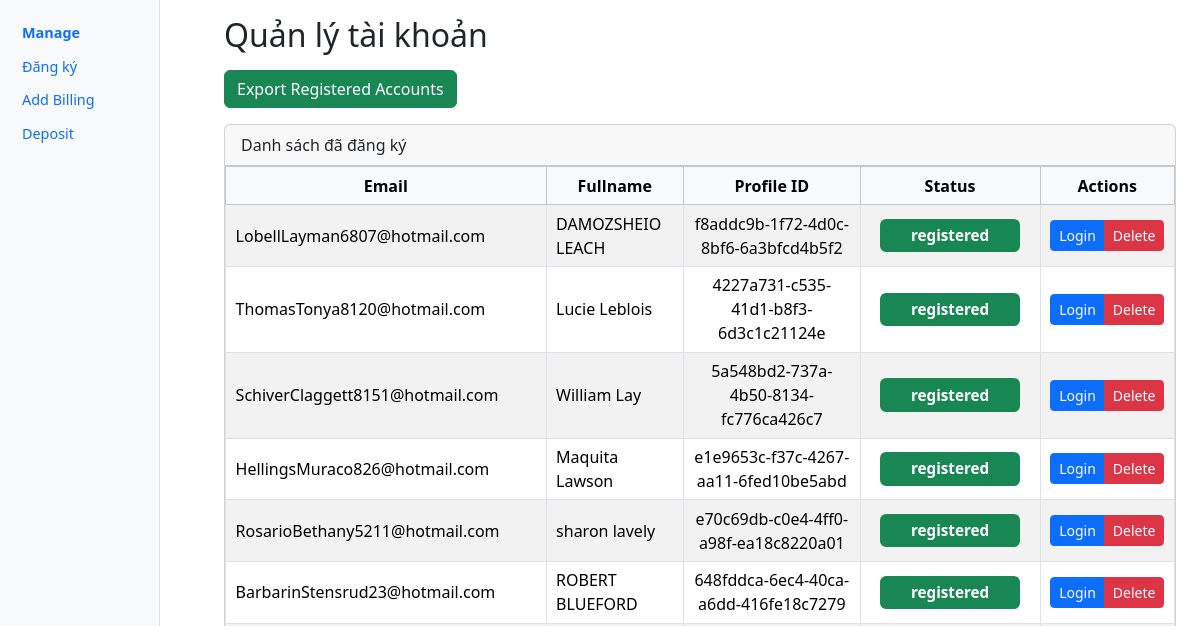
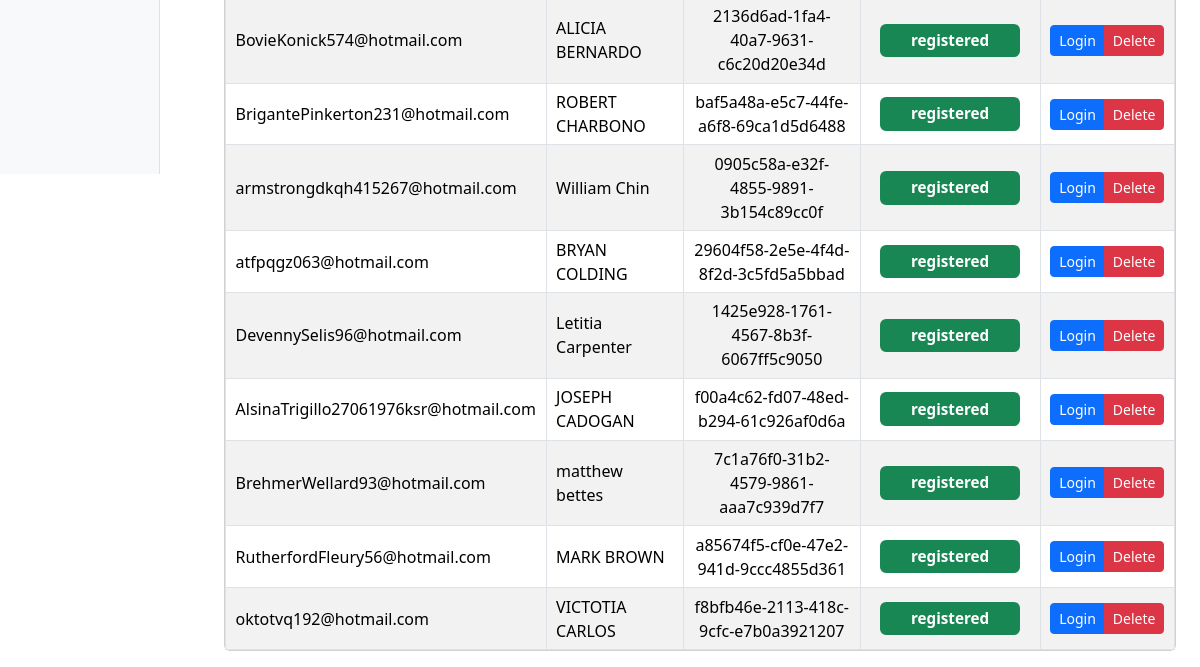
The page /manage on the database as committed earlier (2 pictures, top to bottom).
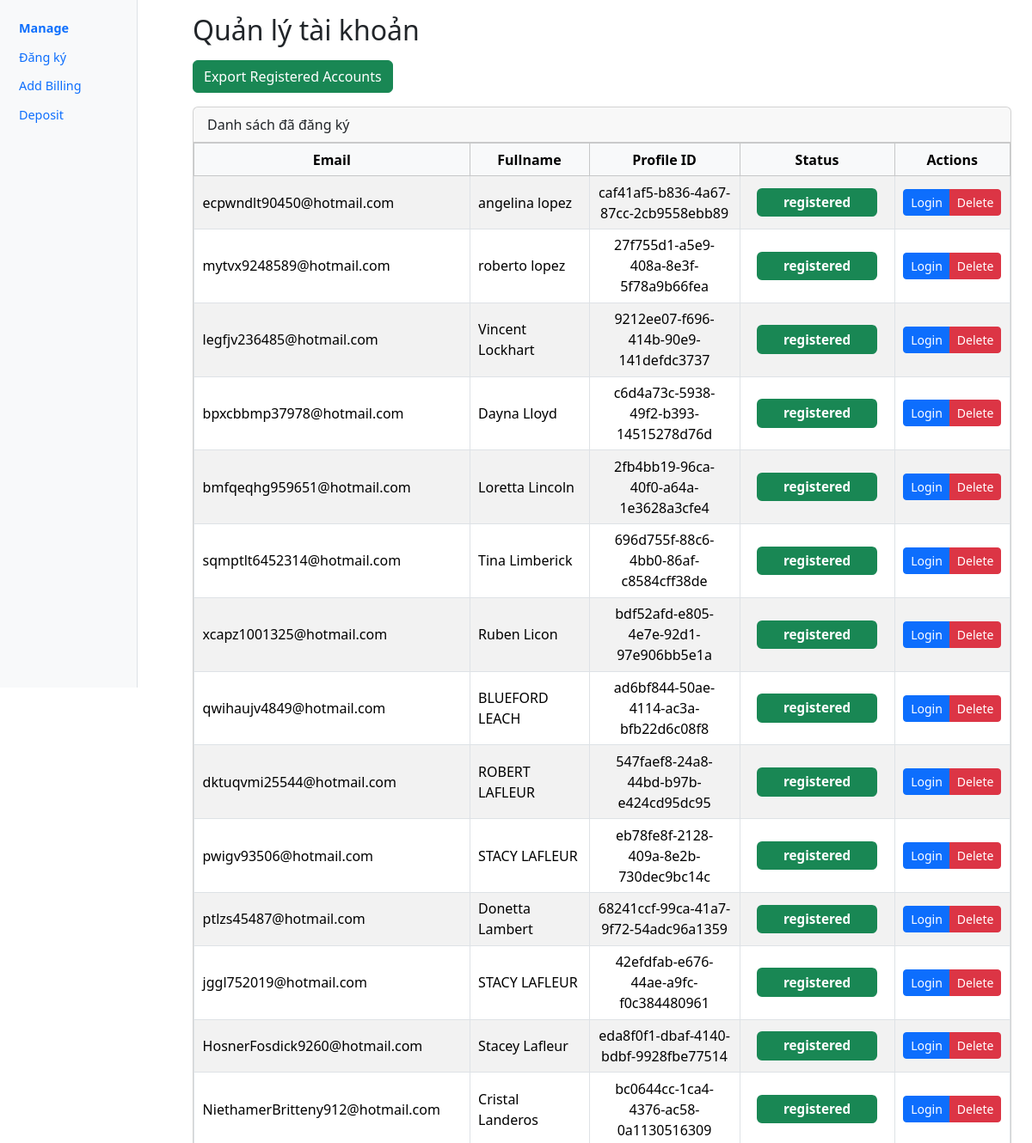
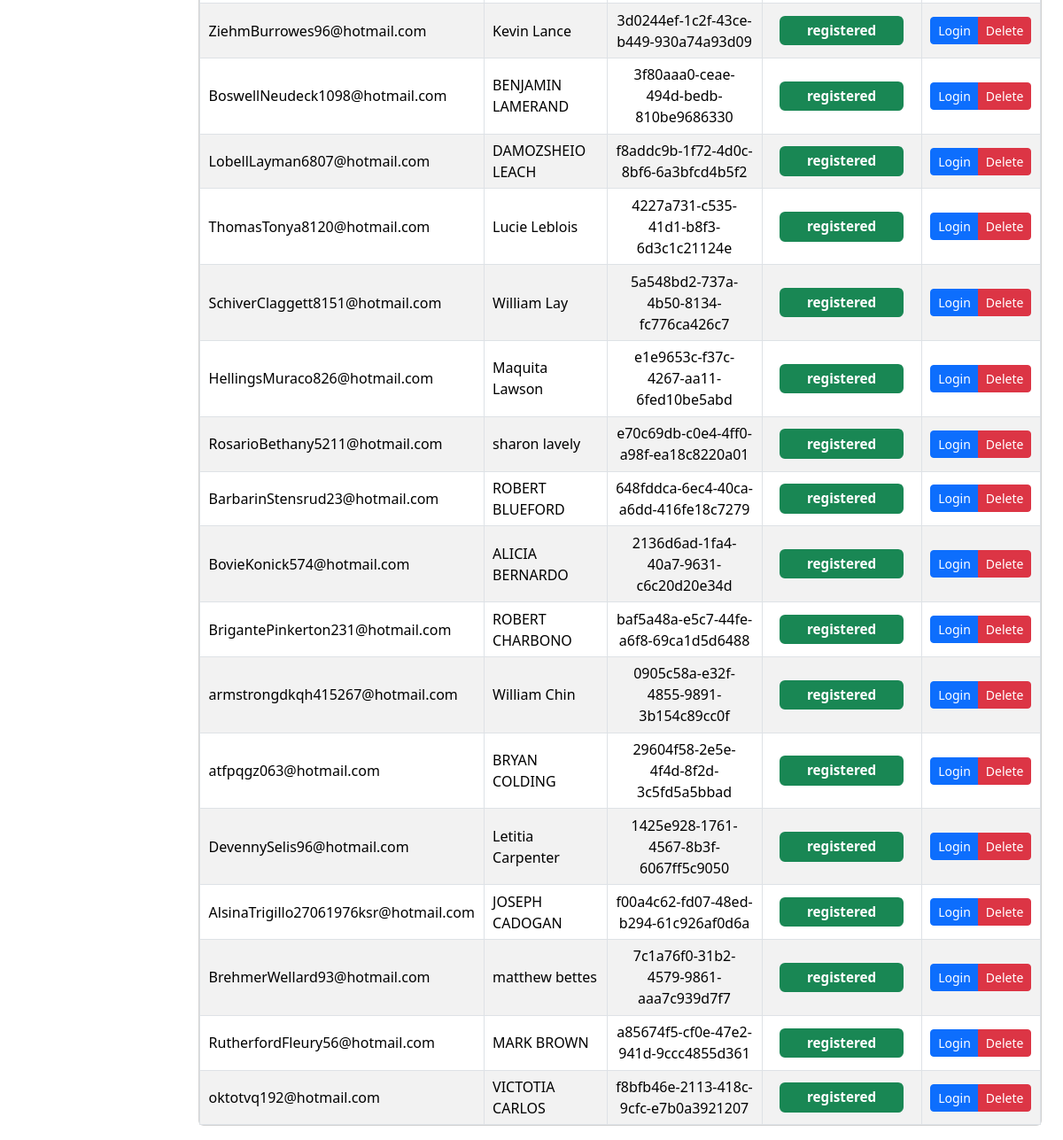
The same page on the database as committed later (2 pictures, top to bottom).
### tables this page shows
CREATE TABLE accounts (
        id INTEGER PRIMARY KEY AUTOINCREMENT,
        email TEXT NOT NULL,
        password TEXT NOT NULL,
        fullname TEXT,
        status TEXT DEFAULT 'idle',   -- idle | running | registered | error
        profile_id TEXT,
        proxy TEXT,
        created_at TIMESTAMP DEFAULT CURRENT_TIMESTAMP
    , address TEXT, city TEXT, state TEXT, zipcode TEXT, amount TEXT);

### app.py (the view)
@app.get("/manage", response_class=HTMLResponse)
def page_manage(request: Request):
    rows = get_accounts(mode="manage")
    return templates.TemplateResponse("manage.html", {
        "request": request,
        "accounts": rows,
        "active": "manage",
        "title": "Quản lý tài khoản"
    })

### templates/manage.html (shortened to what this page needs)
{% extends "base.html" %}
{% block content %}
<h2 class="mb-3">Quản lý tài khoản</h2>
<div class="mb-3">
  <a class="btn btn-success" href="/export_registered" target="_blank">
    Export Registered Accounts
  </a>
</div>
<div class="card">
  <div class="card-header">Danh sách đã đăng ký</div>
  <div class="card-body p-0">
    <div class="table-responsive">
      <table class="table table-striped table-bordered mb-0 align-middle">
        <thead class="table-light text-center">
        <tr>
          <th>Email</th>
          <th>Fullname</th>
          <th>Profile ID</th>
          <th>Status</th>
          <th style="min-width:120px">Actions</th>
        </tr>
        </thead>
        <tbody>
        {% for acc in accounts %}
          <tr data-id="{{ acc['id'] }}">
            <td>{{ acc['email'] }}</td>
            <td>{{ acc['fullname'] }}</td>
            <td class="profile text-center">{{ acc['profile_id'] or "-" }}</td>
            <td class="status text-center">
              <span class="badge bg-success">{{ acc['status'] }}</span>
            </td>
<td class="text-center">
  <div class="btn-group btn-group-sm" role="group">
    <button class="btn btn-primary"
            onclick="runAction('{{ acc.id }}','login')">Login</button>
    <button class="btn btn-danger"
            onclick="deleteAccount('{{ acc.id }}')">Delete</button>
  </div>
</td>
          </tr>
        {% endfor %}
        </tbody>
      </table>
    </div>
  </div>
</div>
{% endblock %}

Rows that differ between the two databases and show on the page:
added accounts: email "ecpwndlt90450@hotmail.com", fullname "angelina lopez", profile "caf41af5-b836-4a67-87cc-2cb9558ebb89", status "registered"
added accounts: email "mytvx9248589@hotmail.com", fullname "roberto lopez", profile "27f755d1-a5e9-408a-8e3f-5f78a9b66fea", status "registered"
added accounts: email "legfjv236485@hotmail.com", fullname "Vincent Lockhart", profile "9212ee07-f696-414b-90e9-141defdc3737", status "registered"
added accounts: email "bpxcbbmp37978@hotmail.com", fullname "Dayna Lloyd", profile "c6d4a73c-5938-49f2-b393-14515278d76d", status "registered"
added accounts: email "bmfqeqhg959651@hotmail.com", fullname "Loretta Lincoln", profile "2fb4bb19-96ca-40f0-a64a-1e3628a3cfe4", status "registered"
added accounts: email "sqmptlt6452314@hotmail.com", fullname "Tina Limberick", profile "696d755f-88c6-4bb0-86af-c8584cff38de", status "registered"
added accounts: email "xcapz1001325@hotmail.com", fullname "Ruben Licon", profile "bdf52afd-e805-4e7e-92d1-97e906bb5e1a", status "registered"
added accounts: email "qwihaujv4849@hotmail.com", fullname "BLUEFORD LEACH", profile "ad6bf844-50ae-4114-ac3a-bfb22d6c08f8", status "registered"
added accounts: email "dktuqvmi25544@hotmail.com", fullname "ROBERT LAFLEUR", profile "547faef8-24a8-44bd-b97b-e424cd95dc95", status "registered"
added accounts: email "pwigv93506@hotmail.com", fullname "STACY LAFLEUR", profile "eb78fe8f-2128-409a-8e2b-730dec9bc14c", status "registered"
added accounts: email "ptlzs45487@hotmail.com", fullname "Donetta Lambert", profile "68241ccf-99ca-41a7-9f72-54adc96a1359", status "registered"
added accounts: email "jggl752019@hotmail.com", fullname "STACY LAFLEUR", profile "42efdfab-e676-44ae-a9fc-f0c384480961", status "registered"
added accounts: email "HosnerFosdick9260@hotmail.com", fullname "Stacey Lafleur", profile "eda8f0f1-dbaf-4140-bdbf-9928fbe77514", status "registered"
added accounts: email "NiethamerBritteny912@hotmail.com", fullname "Cristal Landeros", profile "bc0644cc-1ca4-4376-ac58-0a1130516309", status "registered"
added accounts: email "ZiehmBurrowes96@hotmail.com", fullname "Kevin Lance", profile "3d0244ef-1c2f-43ce-b449-930a74a93d09", status "registered"
added accounts: email "BoswellNeudeck1098@hotmail.com", fullname "BENJAMIN LAMERAND", profile "3f80aaa0-ceae-494d-bedb-810be9686330", status "registered"
